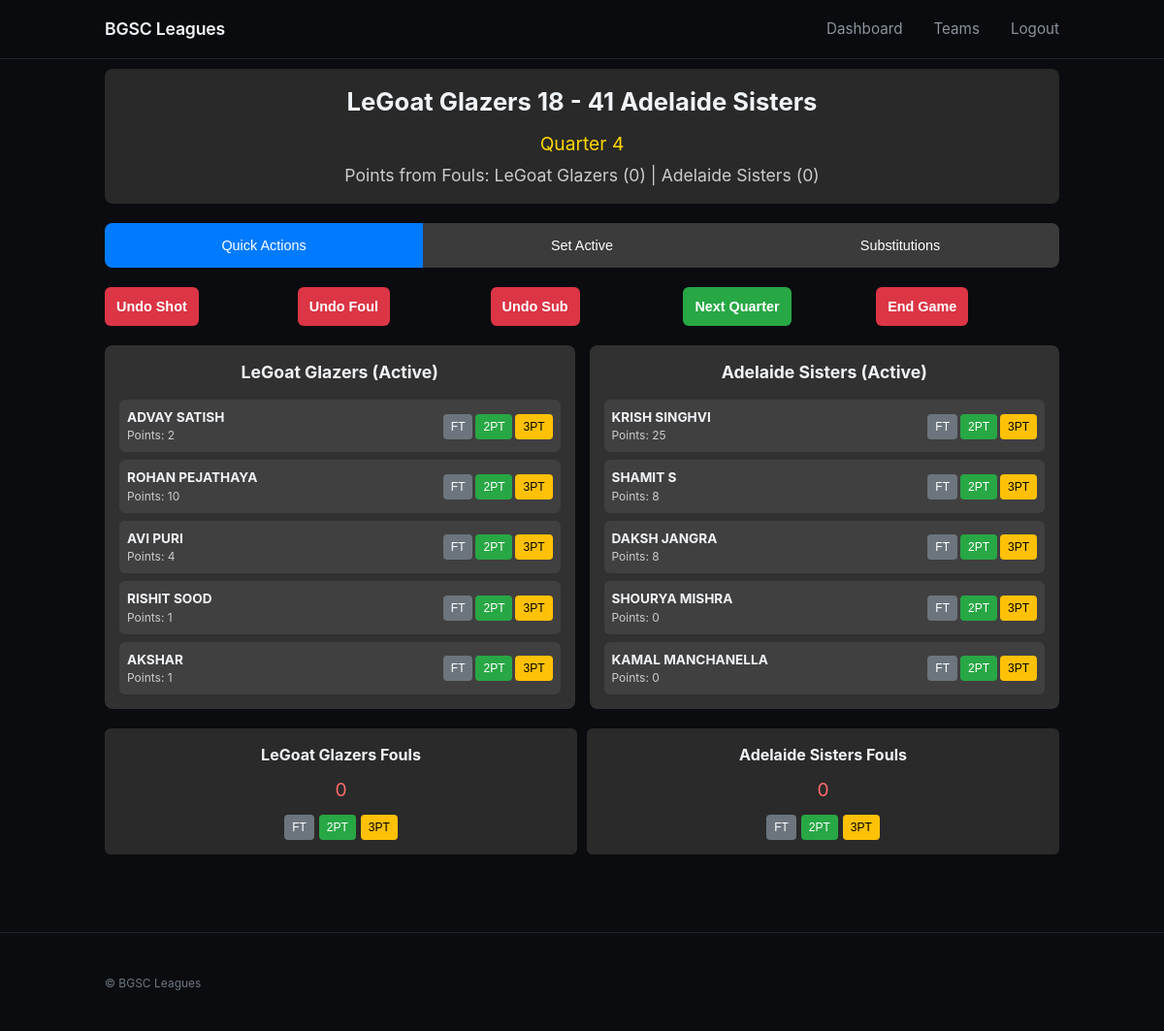
Page /update/basketball/30/ (signed in) on the committed database.
### games/models.py (models this page shows, shortened)
class Game(models.Model):
    SPORT_CHOICES = (
        ("FOOTBALL", "Football"),
        ("BASKETBALL", "Basketball"),
        ("CRICKET", "Cricket"),
    )
    STATUS_CHOICES = (
        ("SCHEDULED", "Scheduled"),
        ("LIVE", "Live"),
        ("FINISHED", "Finished")
    )
    sport = models.CharField(max_length=16, choices=SPORT_CHOICES, default="FOOTBALL")
    status = models.CharField(max_length=12, choices=STATUS_CHOICES, default="SCHEDULED")
    scheduled_time = models.DateTimeField(default=timezone.now)
    team1 = models.ForeignKey('Team', related_name='team1_games', on_delete=models.CASCADE)
    team2 = models.ForeignKey('Team', related_name='team2_games', on_delete=models.CASCADE)
    team1_score = models.PositiveIntegerField(default=0)
    team2_score = models.PositiveIntegerField(default=0)
    created_at = models.DateTimeField(auto_now_add=True)
    updated_at = models.DateTimeField(auto_now=True)

class Team(models.Model):
    name = models.CharField(max_length=100)
    logo = models.URLField(null=True, blank=True)
    leader = models.ForeignKey('Player', related_name='teams_led', on_delete=models.SET_NULL, null=True, blank=True)

class Basketball(Game):
    actual_start_time = models.DateTimeField(null=True, blank=True)
    end_time = models.DateTimeField(null=True, blank=True)
    winner = models.ForeignKey('Team', related_name='basketball_wins', on_delete=models.SET_NULL, null=True, blank=True)
    current_quarter = models.PositiveIntegerField(default=1)
    time_remaining_seconds = models.PositiveIntegerField(default=720)  # 12 minutes = 720 seconds
    possession_team = models.ForeignKey('Team', related_name='basketball_possessions', on_delete=models.SET_NULL, null=True, blank=True)
    quarter1_finished_time = models.DateTimeField(null=True, blank=True)
    quarter2_finished_time = models.DateTimeField(null=True, blank=True)
    quarter3_finished_time = models.DateTimeField(null=True, blank=True)
    quarter4_finished_time = models.DateTimeField(null=True, blank=True)
    overtime_periods = models.PositiveIntegerField(default=0)
    overtime_time_added_seconds = models.PositiveIntegerField(default=0)
    team1_fouls_current_quarter = models.PositiveIntegerField(default=0)
    team2_fouls_current_quarter = models.PositiveIntegerField(default=0)
    team1_active_players = models.ManyToManyField(
        'Player',
        related_name='team1_active_in_basketball',
        blank=True,
        limit_choices_to={'team__team1_games__isnull': False}
    )
    team2_active_players = models.ManyToManyField(
        'Player',
        related_name='team2_active_in_basketball',
        blank=True,
        limit_choices_to={'team__team2_games__isnull': False}
    )
    def get_team1_active_players(self):
        return list(self.team1_active_players.all())
    def get_team2_active_players(self):
        return list(self.team2_active_players.all())

class Player(models.Model):
    name = models.CharField(max_length=100)
    last_updated = models.DateTimeField(auto_now=True)
    team = models.ForeignKey(Team, related_name='players', on_delete=models.CASCADE)

class PlayerStat(models.Model):
    game = models.ForeignKey(Game, related_name='player_stats', on_delete=models.CASCADE)
    player = models.ForeignKey(Player, related_name='game_stats', on_delete=models.CASCADE)
    team = models.ForeignKey(Team, related_name='player_stats', on_delete=models.CASCADE)
    points = models.PositiveIntegerField(default=0)
    runs = models.PositiveIntegerField(default=0)
    balls = models.PositiveIntegerField(default=0)
    wickets = models.PositiveIntegerField(default=0)
    last_updated = models.DateTimeField(auto_now=True)
    class Meta:
        unique_together = ("game", "player")
        indexes = [
            models.Index(fields=["game"]),
            models.Index(fields=["player"]),
        ]

### games/views.py (the view, shortened to what this page needs)
# urls.py: path('update/basketball/<int:game_id>/', views.update_basketball, name='update_basketball'),
@login_required(login_url='/login/')
def update_basketball(request, game_id: int):
    game = get_object_or_404(Basketball, pk=game_id)
    teams = [game.team1, game.team2]
    players = Player.objects.filter(team__in=teams).order_by("team__name", "name")
    try:
        game_state = _get_basketball_game_state(game)
        recent_shots = BasketballShot.objects.filter(game=game).order_by('-created_at')[:10]
        recent_fouls = BasketballFoul.objects.filter(game=game).select_related('player', 'team').order_by('-created_at')[:5]
        recent_subs = BasketballSubstitution.objects.filter(game=game).select_related('player_out', 'player_in', 'team').order_by('-created_at')[:5]
    except:
        game_state = {
            'current_quarter': 1,
            'time_remaining_seconds': 720,
            'overtime_periods': 0,
            'team1_fouls': 0,
            'team2_fouls': 0,
            'possession_team': None,
        }
        recent_shots = []
        recent_fouls = []
        recent_subs = []
    team1_stats = PlayerStat.objects.filter(game=game, team=game.team1).select_related('player').order_by('-points')
    team2_stats = PlayerStat.objects.filter(game=game, team=game.team2).select_related('player').order_by('-points')
    player_fouls = {}
    try:
        for player in players:
            player_fouls[player.id] = _get_player_fouls(game, player)
    except:
        for player in players:
            player_fouls[player.id] = 0
    context = {
        "game": game,
        "players": players,
        "teams": teams,
        "game_state": game_state,
        "recent_shots": recent_shots,
        "recent_fouls": recent_fouls,
        "recent_subs": recent_subs,
        "team1_stats": team1_stats,
        "team2_stats": team2_stats,
        "player_fouls": player_fouls,
    }
    try:
        context.update({
            "team1_active_players": game.get_team1_active_players(),
            "team2_active_players": game.get_team2_active_players(),
        })
    except:
        context.update({
            "team1_active_players": [],
            "team2_active_players": [],
        })
    return render(request, "games/update_basketball.html", context)

### games/views.py (called while the page is built)
def _get_player_fouls(game: Basketball, player: Player):
    try:
        return BasketballFoul.objects.filter(game=game, player=player).count()
    except:
        return 0

### games/templates/games/update_basketball.html (shortened to what this page needs)
{% extends 'games/base.html' %}
{% block content %}
<div class="mobile-container">
  <div class="game-header">
    <div class="score-display">
      {{ game.team1.name }} {{ game.team1_score }} - {{ game.team2_score }} {{ game.team2.name }}
    </div>
    <div class="quarter-display" style="font-size: 1.2em; margin: 5px 0; color: #ffd700;">
      Quarter {{ game.current_quarter }}
    </div>
    <div class="game-info">
      Points from Fouls: {{ game.team1.name }} ({{ game_state.team1_foul_points }}) | {{ game.team2.name }} ({{ game_state.team2_foul_points }})
    </div>
  </div>
  <div class="tabs-container">
    <button class="tab-btn active" onclick="showTab('quick')">Quick Actions</button>
    <button class="tab-btn" onclick="showTab('active')">Set Active</button>
    <button class="tab-btn" onclick="showTab('sub')">Substitutions</button>
  </div>
  <div id="quick-tab" class="tab-content active">
    <div class="action-buttons">
      <form method="post" style="display: inline;">{% csrf_token %}
        <button type="submit" class="action-btn btn-undo">Undo Shot</button>
      </form>
      <form method="post" style="display: inline;">{% csrf_token %}
        <button type="submit" class="action-btn btn-undo">Undo Foul</button>
      </form>
      <form method="post" style="display: inline;">{% csrf_token %}
        <button type="submit" class="action-btn btn-undo">Undo Sub</button>
      </form>
      <form method="post" style="display: inline;">{% csrf_token %}
        <button type="submit" class="action-btn btn-quarter">Next Quarter</button>
      </form>
      <form method="post" style="display: inline;">{% csrf_token %}
        <button type="submit" class="action-btn btn-quarter" style="background: #dc3545;">End Game</button>
      </form>
    </div>
    <div class="teams-container">
      <div class="team-section">
        <div class="team-title">{{ game.team1.name }} (Active)</div>
        <div class="player-list">
          {% for player in team1_active_players %}
          <div class="player-row">
            <div class="player-info">
              <div class="player-name">{{ player.name }}</div>
              <div class="player-stats">
                {% with player.id|stringformat:"s" as pid %}
                  {% for stat in team1_stats %}
                    {% if stat.player.id|stringformat:"s" == pid %}
                      Points: {{ stat.points }}
                    {% endif %}
                  {% endfor %}
                {% endwith %}
              </div>
            </div>
            <div class="quick-actions">
              <form method="post" style="display: inline;">{% csrf_token %}
                <button type="submit" class="shot-btn btn-ft">FT</button>
              </form>
              <form method="post" style="display: inline;">{% csrf_token %}
                <button type="submit" class="shot-btn btn-2pt">2PT</button>
              </form>
              <form method="post" style="display: inline;">{% csrf_token %}
                <button type="submit" class="shot-btn btn-3pt">3PT</button>
              </form>
            </div>
          </div>
          {% empty %}
          <div style="text-align: center; color: #ccc; padding: 20px;">
            No active players set. Use "Set Active" tab to select 5 players.
          </div>
          {% endfor %}
        </div>
      </div>
      <div class="team-section">
        <div class="team-title">{{ game.team2.name }} (Active)</div>
        <div class="player-list">
          {% for player in team2_active_players %}
          <div class="player-row">
            <div class="player-info">
              <div class="player-name">{{ player.name }}</div>
              <div class="player-stats">
                {% with player.id|stringformat:"s" as pid %}
                  {% for stat in team2_stats %}
                    {% if stat.player.id|stringformat:"s" == pid %}
                      Points: {{ stat.points }}
                    {% endif %}
                  {% endfor %}
                {% endwith %}
              </div>
            </div>
            <div class="quick-actions">
              <form method="post" style="display: inline;">{% csrf_token %}
                <button type="submit" class="shot-btn btn-ft">FT</button>
              </form>
              <form method="post" style="display: inline;">{% csrf_token %}
                <button type="submit" class="shot-btn btn-2pt">2PT</button>
              </form>
              <form method="post" style="display: inline;">{% csrf_token %}
                <button type="submit" class="shot-btn btn-3pt">3PT</button>
              </form>
            </div>
          </div>
          {% empty %}
          <div style="text-align: center; color: #ccc; padding: 20px;">
            No active players set. Use "Set Active" tab to select 5 players.
          </div>
          {% endfor %}
        </div>
      </div>
    </div>
    <div class="foul-section">
      <div class="foul-team">
        <div class="foul-title">{{ game.team1.name }} Fouls</div>
        <div class="foul-count">{{ game_state.team2_foul_points }}</div>
        <div class="foul-buttons">
          <form method="post" style="display: inline;">{% csrf_token %}
            <button type="submit" class="shot-btn btn-ft">FT</button>
          </form>
          <form method="post" style="display: inline;">{% csrf_token %}
            <button type="submit" class="shot-btn btn-2pt">2PT</button>
          </form>
          <form method="post" style="display: inline;">{% csrf_token %}
            <button type="submit" class="shot-btn btn-3pt">3PT</button>
          </form>
        </div>
      </div>
      <div class="foul-team">
        <div class="foul-title">{{ game.team2.name }} Fouls</div>
        <div class="foul-count">{{ game_state.team1_foul_points }}</div>
        <div class="foul-buttons">
          <form method="post" style="display: inline;">{% csrf_token %}
            <button type="submit" class="shot-btn btn-ft">FT</button>
          </form>
          <form method="post" style="display: inline;">{% csrf_token %}
            <button type="submit" class="shot-btn btn-2pt">2PT</button>
          </form>
          <form method="post" style="display: inline;">{% csrf_token %}
            <button type="submit" class="shot-btn btn-3pt">3PT</button>
          </form>
        </div>
      </div>
    </div>
  </div>
</div>
{% endblock %}

### games/static/games/styles.css (style rules this page uses)
:root { --bg: #0a0c0f; --surface: #111419; --surface-hover: #161b22; --text: #f0f3f7; --text-muted: #8b949e; --text-subtle: #6e7681; --brand: #4f8fff; --accent: #10b981; --danger: #f85149; --border: #21262d; --border-subtle: #30363d; --shadow: rgba(0, 0, 0, 0.12); --shadow-hover: rgba(0, 0, 0, 0.24); --glow: rgba(79, 143, 255, 0.12); }
* { box-sizing: border-box; }
html, body { margin: 0; padding: 0; background: var(--bg); color: var(--text); font-family: -apple-system, BlinkMacSystemFont, "Segoe UI", "Inter", sans-serif; line-height: 1.5; -webkit-font-smoothing: antialiased; }

### games/templates/games/update_basketball.html (style rules this page uses)
.mobile-container { max-width: 100vw; overflow: hidden; }
.game-header { background: #292929; margin-top: 10px; padding: 15px; text-align: center; border-radius: 8px; margin-bottom: 20px; }
.score-display { font-size: 1.6em; font-weight: bold; margin-bottom: 10px; }
.game-info { font-size: 1.1em; color: #ccc; }
.tabs-container { display: flex; overflow-x: auto; background: #3b3b3b; border-radius: 8px; margin-bottom: 20px; }
.tab-btn { flex: 1; min-width: 100px; padding: 15px 10px; background: none; border: none; cursor: pointer; font-size: 0.9em; transition: all 0.3s; color: white; white-space: nowrap; }
.tab-btn.active { background: #007bff; color: white; }
.tab-content { display: none; animation: fadeIn 0.3s; }
.tab-content.active { display: block; }
.action-buttons { display: grid; grid-template-columns: 1fr 1fr 1fr 1fr 1fr; gap: 10px; margin-bottom: 20px; }
.action-btn { padding: 12px; border: none; border-radius: 6px; cursor: pointer; font-size: 0.9em; font-weight: bold; }
.btn-undo { background: #dc3545; color: white; }
.btn-quarter { background: #28a745; color: white; }
.teams-container { display: grid; grid-template-columns: 1fr 1fr; gap: 15px; margin-bottom: 20px; }
.team-section { background: #313131; padding: 15px; border-radius: 8px; }
.team-title { font-weight: bold; margin-bottom: 15px; text-align: center; font-size: 1.1em; }
.player-list { display: grid; gap: 8px; }
.player-row { display: flex; align-items: center; justify-content: space-between; padding: 8px; background: #404040; border-radius: 6px; }
.player-info { display: flex; flex-direction: column; flex: 1; }
.player-name { font-size: 0.85em; font-weight: bold; }
.player-stats { font-size: 0.75em; color: #ccc; }
.quick-actions { display: flex; gap: 3px; }
.shot-btn { padding: 6px 8px; border: none; border-radius: 4px; font-size: 0.75em; cursor: pointer; min-width: 30px; }
.btn-ft { background: #6c757d; color: white; }
.btn-2pt { background: #28a745; color: white; }
.btn-3pt { background: #ffc107; color: black; }
.foul-section { display: grid; grid-template-columns: 1fr 1fr; gap: 10px; margin-top: 20px; }
.foul-team { background: #2a2a2a; padding: 15px; border-radius: 6px; text-align: center; }
.foul-title { font-weight: bold; margin-bottom: 10px; }
.foul-count { font-size: 1.2em; color: #ff6b6b; margin-bottom: 10px; }
.foul-buttons { display: flex; gap: 5px; justify-content: center; }

### rows in the picture
Game: team1.name "LeGoat Glazers", team1_score "18", team2_score "41", team2.name "Adelaide Sisters"
Basketball: current_quarter "4"
Player: name "ADVAY SATISH"
PlayerStat: points "2"
Player: name "ROHAN PEJATHAYA"
PlayerStat: points "10"
Player: name "AVI PURI"
PlayerStat: points "4"
Player: name "RISHIT SOOD"
PlayerStat: points "1"
Player: name "AKSHAR"
PlayerStat: points "1"
Player: name "KRISH SINGHVI"
PlayerStat: points "25"
Player: name "SHAMIT S"
PlayerStat: points "8"
Player: name "DAKSH JANGRA"
PlayerStat: points "8"
Player: name "SHOURYA MISHRA"
PlayerStat: points "0"
Player: name "KAMAL MANCHANELLA"
PlayerStat: points "0"

### other values in the picture
{{ game_state.team1_foul_points }} "0"
{{ game_state.team2_foul_points }} "0"
